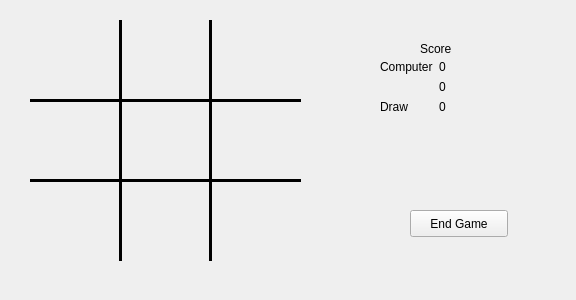
<?xml version="1.0" encoding="UTF-8"?>
<ui version="4.0">
 <class>TicTacToe</class>
 <widget class="QWidget" name="TicTacToe">
  <property name="geometry">
   <rect>
    <x>0</x>
    <y>0</y>
    <width>576</width>
    <height>300</height>
   </rect>
  </property>
  <property name="windowTitle">
   <string>Form</string>
  </property>
  <widget class="Line" name="line">
   <property name="geometry">
    <rect>
     <x>110</x>
     <y>20</y>
     <width>20</width>
     <height>241</height>
    </rect>
   </property>
   <property name="font">
    <font>
     <pointsize>30</pointsize>
    </font>
   </property>
   <property name="autoFillBackground">
    <bool>false</bool>
   </property>
   <property name="frameShadow">
    <enum>QFrame::Plain</enum>
   </property>
   <property name="lineWidth">
    <number>3</number>
   </property>
   <property name="orientation">
    <enum>Qt::Vertical</enum>
   </property>
  </widget>
  <widget class="Line" name="line_2">
   <property name="geometry">
    <rect>
     <x>200</x>
     <y>20</y>
     <width>20</width>
     <height>241</height>
    </rect>
   </property>
   <property name="font">
    <font>
     <pointsize>30</pointsize>
    </font>
   </property>
   <property name="autoFillBackground">
    <bool>false</bool>
   </property>
   <property name="frameShadow">
    <enum>QFrame::Plain</enum>
   </property>
   <property name="lineWidth">
    <number>3</number>
   </property>
   <property name="orientation">
    <enum>Qt::Vertical</enum>
   </property>
  </widget>
  <widget class="Line" name="line_3">
   <property name="geometry">
    <rect>
     <x>30</x>
     <y>90</y>
     <width>271</width>
     <height>20</height>
    </rect>
   </property>
   <property name="font">
    <font>
     <pointsize>30</pointsize>
    </font>
   </property>
   <property name="autoFillBackground">
    <bool>false</bool>
   </property>
   <property name="frameShadow">
    <enum>QFrame::Plain</enum>
   </property>
   <property name="lineWidth">
    <number>3</number>
   </property>
   <property name="orientation">
    <enum>Qt::Horizontal</enum>
   </property>
  </widget>
  <widget class="Line" name="line_4">
   <property name="geometry">
    <rect>
     <x>30</x>
     <y>170</y>
     <width>271</width>
     <height>20</height>
    </rect>
   </property>
   <property name="font">
    <font>
     <pointsize>30</pointsize>
    </font>
   </property>
   <property name="autoFillBackground">
    <bool>false</bool>
   </property>
   <property name="frameShadow">
    <enum>QFrame::Plain</enum>
   </property>
   <property name="lineWidth">
    <number>3</number>
   </property>
   <property name="orientation">
    <enum>Qt::Horizontal</enum>
   </property>
  </widget>
  <widget class="QWidget" name="formLayoutWidget">
   <property name="geometry">
    <rect>
     <x>380</x>
     <y>60</y>
     <width>160</width>
     <height>91</height>
    </rect>
   </property>
   <layout class="QFormLayout" name="formLayout">
    <item row="0" column="0">
     <widget class="QLabel" name="computerLabel">
      <property name="text">
       <string>Computer</string>
      </property>
     </widget>
    </item>
    <item row="2" column="0">
     <widget class="QLabel" name="drawLabel">
      <property name="text">
       <string>Draw</string>
      </property>
     </widget>
    </item>
    <item row="1" column="0">
     <widget class="QLabel" name="userLabel">
      <property name="text">
       <string/>
      </property>
     </widget>
    </item>
    <item row="0" column="1">
     <widget class="QLabel" name="computerScore">
      <property name="text">
       <string>0</string>
      </property>
     </widget>
    </item>
    <item row="2" column="1">
     <widget class="QLabel" name="drawCount">
      <property name="text">
       <string>0</string>
      </property>
     </widget>
    </item>
    <item row="1" column="1">
     <widget class="QLabel" name="userScore">
      <property name="text">
       <string>0</string>
      </property>
     </widget>
    </item>
   </layout>
  </widget>
  <widget class="QLabel" name="label">
   <property name="geometry">
    <rect>
     <x>420</x>
     <y>40</y>
     <width>66</width>
     <height>17</height>
    </rect>
   </property>
   <property name="text">
    <string>Score</string>
   </property>
  </widget>
  <widget class="QPushButton" name="endGameButton">
   <property name="geometry">
    <rect>
     <x>410</x>
     <y>210</y>
     <width>98</width>
     <height>27</height>
    </rect>
   </property>
   <property name="text">
    <string>End Game</string>
   </property>
   <property name="flat">
    <bool>false</bool>
   </property>
  </widget>
  <widget class="QLabel" name="Grid1">
   <property name="geometry">
    <rect>
     <x>30</x>
     <y>20</y>
     <width>91</width>
     <height>81</height>
    </rect>
   </property>
   <property name="font">
    <font>
     <pointsize>70</pointsize>
    </font>
   </property>
   <property name="text">
    <string/>
   </property>
   <property name="alignment">
    <set>Qt::AlignCenter</set>
   </property>
  </widget>
  <widget class="QPushButton" name="Grid1Button">
   <property name="geometry">
    <rect>
     <x>30</x>
     <y>20</y>
     <width>89</width>
     <height>79</height>
    </rect>
   </property>
   <property name="focusPolicy">
    <enum>Qt::NoFocus</enum>
   </property>
   <property name="flat">
    <bool>true</bool>
   </property>
  </widget>
  <widget class="QPushButton" name="Grid2Button">
   <property name="geometry">
    <rect>
     <x>120</x>
     <y>20</y>
     <width>89</width>
     <height>79</height>
    </rect>
   </property>
   <property name="focusPolicy">
    <enum>Qt::NoFocus</enum>
   </property>
   <property name="flat">
    <bool>true</bool>
   </property>
  </widget>
  <widget class="QPushButton" name="Grid3Button">
   <property name="geometry">
    <rect>
     <x>210</x>
     <y>20</y>
     <width>89</width>
     <height>79</height>
    </rect>
   </property>
   <property name="focusPolicy">
    <enum>Qt::NoFocus</enum>
   </property>
   <property name="flat">
    <bool>true</bool>
   </property>
  </widget>
  <widget class="QPushButton" name="Grid4Button">
   <property name="geometry">
    <rect>
     <x>30</x>
     <y>100</y>
     <width>89</width>
     <height>79</height>
    </rect>
   </property>
   <property name="focusPolicy">
    <enum>Qt::NoFocus</enum>
   </property>
   <property name="flat">
    <bool>true</bool>
   </property>
  </widget>
  <widget class="QPushButton" name="Grid5Button">
   <property name="geometry">
    <rect>
     <x>120</x>
     <y>100</y>
     <width>89</width>
     <height>79</height>
    </rect>
   </property>
   <property name="focusPolicy">
    <enum>Qt::NoFocus</enum>
   </property>
   <property name="flat">
    <bool>true</bool>
   </property>
  </widget>
  <widget class="QPushButton" name="Grid6Button">
   <property name="geometry">
    <rect>
     <x>210</x>
     <y>100</y>
     <width>89</width>
     <height>79</height>
    </rect>
   </property>
   <property name="focusPolicy">
    <enum>Qt::NoFocus</enum>
   </property>
   <property name="flat">
    <bool>true</bool>
   </property>
  </widget>
  <widget class="QPushButton" name="Grid7Button">
   <property name="geometry">
    <rect>
     <x>30</x>
     <y>180</y>
     <width>89</width>
     <height>79</height>
    </rect>
   </property>
   <property name="focusPolicy">
    <enum>Qt::NoFocus</enum>
   </property>
   <property name="flat">
    <bool>true</bool>
   </property>
  </widget>
  <widget class="QPushButton" name="Grid8Button">
   <property name="geometry">
    <rect>
     <x>120</x>
     <y>180</y>
     <width>89</width>
     <height>79</height>
    </rect>
   </property>
   <property name="focusPolicy">
    <enum>Qt::NoFocus</enum>
   </property>
   <property name="flat">
    <bool>true</bool>
   </property>
  </widget>
  <widget class="QPushButton" name="Grid9Button">
   <property name="geometry">
    <rect>
     <x>210</x>
     <y>180</y>
     <width>89</width>
     <height>79</height>
    </rect>
   </property>
   <property name="font">
    <font>
     <kerning>true</kerning>
    </font>
   </property>
   <property name="focusPolicy">
    <enum>Qt::NoFocus</enum>
   </property>
   <property name="checkable">
    <bool>false</bool>
   </property>
   <property name="autoDefault">
    <bool>false</bool>
   </property>
   <property name="default">
    <bool>false</bool>
   </property>
   <property name="flat">
    <bool>true</bool>
   </property>
  </widget>
  <widget class="QLabel" name="Grid2">
   <property name="geometry">
    <rect>
     <x>120</x>
     <y>20</y>
     <width>91</width>
     <height>81</height>
    </rect>
   </property>
   <property name="font">
    <font>
     <pointsize>70</pointsize>
    </font>
   </property>
   <property name="text">
    <string/>
   </property>
   <property name="alignment">
    <set>Qt::AlignCenter</set>
   </property>
  </widget>
  <widget class="QLabel" name="Grid3">
   <property name="geometry">
    <rect>
     <x>210</x>
     <y>20</y>
     <width>91</width>
     <height>81</height>
    </rect>
   </property>
   <property name="font">
    <font>
     <pointsize>70</pointsize>
    </font>
   </property>
   <property name="text">
    <string/>
   </property>
   <property name="alignment">
    <set>Qt::AlignCenter</set>
   </property>
  </widget>
  <widget class="QLabel" name="Grid4">
   <property name="geometry">
    <rect>
     <x>30</x>
     <y>100</y>
     <width>91</width>
     <height>81</height>
    </rect>
   </property>
   <property name="font">
    <font>
     <pointsize>70</pointsize>
    </font>
   </property>
   <property name="text">
    <string/>
   </property>
   <property name="alignment">
    <set>Qt::AlignCenter</set>
   </property>
  </widget>
  <widget class="QLabel" name="Grid5">
   <property name="geometry">
    <rect>
     <x>120</x>
     <y>100</y>
     <width>91</width>
     <height>81</height>
    </rect>
   </property>
   <property name="font">
    <font>
     <pointsize>70</pointsize>
    </font>
   </property>
   <property name="text">
    <string/>
   </property>
   <property name="alignment">
    <set>Qt::AlignCenter</set>
   </property>
  </widget>
  <widget class="QLabel" name="Grid6">
   <property name="geometry">
    <rect>
     <x>210</x>
     <y>100</y>
     <width>91</width>
     <height>81</height>
    </rect>
   </property>
   <property name="font">
    <font>
     <pointsize>70</pointsize>
    </font>
   </property>
   <property name="text">
    <string/>
   </property>
   <property name="alignment">
    <set>Qt::AlignCenter</set>
   </property>
  </widget>
  <widget class="QLabel" name="Grid7">
   <property name="geometry">
    <rect>
     <x>30</x>
     <y>180</y>
     <width>91</width>
     <height>81</height>
    </rect>
   </property>
   <property name="font">
    <font>
     <pointsize>70</pointsize>
    </font>
   </property>
   <property name="text">
    <string/>
   </property>
   <property name="alignment">
    <set>Qt::AlignCenter</set>
   </property>
  </widget>
  <widget class="QLabel" name="Grid8">
   <property name="geometry">
    <rect>
     <x>120</x>
     <y>180</y>
     <width>91</width>
     <height>81</height>
    </rect>
   </property>
   <property name="font">
    <font>
     <pointsize>70</pointsize>
    </font>
   </property>
   <property name="text">
    <string/>
   </property>
   <property name="alignment">
    <set>Qt::AlignCenter</set>
   </property>
  </widget>
  <widget class="QLabel" name="Grid9">
   <property name="enabled">
    <bool>true</bool>
   </property>
   <property name="geometry">
    <rect>
     <x>210</x>
     <y>180</y>
     <width>91</width>
     <height>81</height>
    </rect>
   </property>
   <property name="font">
    <font>
     <pointsize>70</pointsize>
     <kerning>false</kerning>
    </font>
   </property>
   <property name="text">
    <string/>
   </property>
   <property name="alignment">
    <set>Qt::AlignCenter</set>
   </property>
  </widget>
 </widget>
 <resources/>
 <connections/>
</ui>
